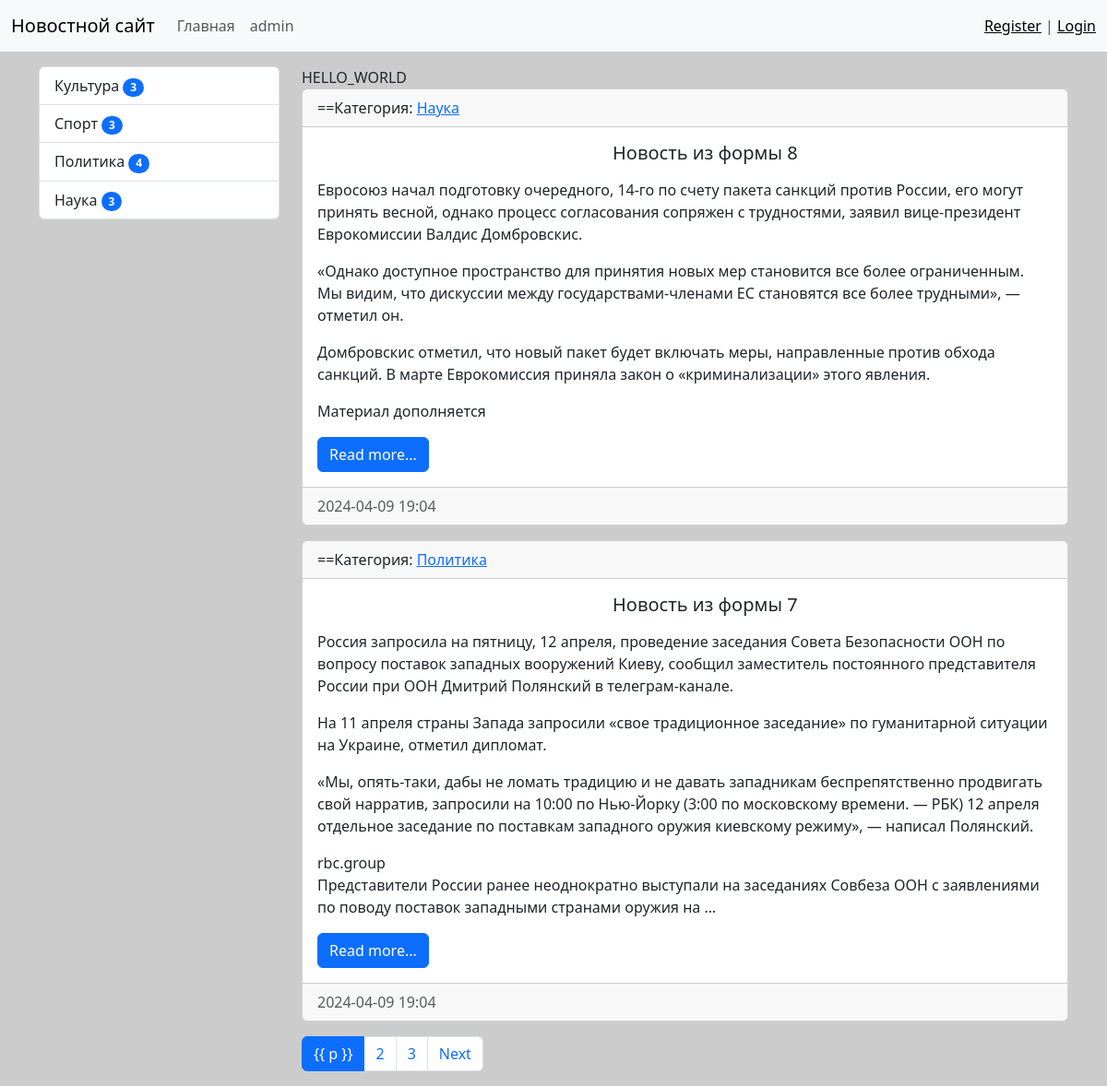
The page / on the database its author committed.
### news/models.py (models this page shows, shortened)
class Category(models.Model):
    title = models.CharField(max_length=150, db_index=True, verbose_name='Наименование категории')
    class Meta:
        verbose_name = 'Категория'
        verbose_name_plural = 'Категории'
        ordering = ['title']
    def get_absolute_url(self):
        return reverse('category', kwargs={'category_id': self.pk})
    def __str__(self):
        return self.title

class News(models.Model):
    title = models.CharField(max_length=150, verbose_name='Наименование')
    content = models.TextField(blank=True, verbose_name='Контент')
    created_at = models.DateTimeField(auto_now_add=True, verbose_name='Создано')
    updated_at = models.DateTimeField(auto_now=True, verbose_name='Изменено')
    photo = models.ImageField(upload_to='photos/%Y/%m/%d/', blank=True, verbose_name='Фото')
    is_published = models.BooleanField(default=True, verbose_name='Опубликовано')
    category = models.ForeignKey('Category', on_delete=models.PROTECT, verbose_name='Категория')
    views = models.IntegerField(default=0, verbose_name='Просмотры')
    def get_absolute_url(self):
        return reverse('view_news', kwargs={'pk': self.pk})
    class Meta:
        verbose_name = 'Новость'
        verbose_name_plural = 'Новости'
        ordering = ['-created_at']

### news/views.py (the view)
# urls.py: path('', HomeNews.as_view(), name='home'),
class HomeNews(MyMixin, ListView):
    model = News
    template_name = 'news/home_news_list.html'
    context_object_name = 'news'
    mixin_prop = 'hello_world'
    paginate_by = 2
    def get_context_data(self, *, object_list=None, **kwargs):
        context = super().get_context_data(**kwargs)
        context['title'] = self.get_upper('Главная страница')
        context['mixin_prop'] = self.get_prop()
        return context
    def get_queryset(self):
        return News.objects.filter(is_published=True).select_related('category')

### news/templatetags/news_tags.py (called while the page is built)
@register.inclusion_tag('news/list_categories.html')
def show_categories(arg1='Hello', arg2='world'):
    categories = Category.objects.annotate(cnt=Count('news', filter=F('news__is_published'))).filter(cnt__gt=0)
    return {"categories": categories, 'arg1': arg1, 'arg2': arg2}

### news/utils.py (called while the page is built)
    def get_prop(self):
        return self.mixin_prop.upper()

    def get_upper(self, s):
        if isinstance(s, str):
            return s.upper()
        return s.title.upper()

### news/templates/news/home_news_list.html (shortened to what this page needs)
{% extends 'base.html' %}
{% block sidebar %}
{% include 'inc/_sidebar.html' %}
{% endblock %}
{% block content %}
{{ mixin_prop }}
{% for item in news %}
<div class="card mb-3">
    <div class="card-header">
        ==Категория: <a href="">{{ item.category }}</a>
    </div>
    <div class="card-body">
        <div class="media">
            <div class="media-body">
                <h5 class="card-title">{{ item.title }}</h5>
                <p class="card-text">{{ item.content|linebreaks|truncatewords:100 }}</p>
                <a href="{{ item.get_absolute_url }}" class="btn btn-primary">Read more...</a>
            </div>
        </div>
    </div>
    <div class="card-footer text-body-secondary">
        {{ item.created_at|date:"Y-m-d H:m" }}
    </div>
</div>
{% endfor %}
{% endblock %}

### news/templates/news/list_categories.html
<div class="list-group">
    {% for cat in categories %}
    <a href="{{ cat.get_absolute_url }}" class="list-group-item list-group-item-action">{{ cat.title }}
    <span class="badge text-bg-primary rounded-pill">{{ cat.cnt }}</span></a>
    {% endfor %}
</div>

### mysite/static/css/style.css (style rules this page uses)
body { background-color: #ccc; }

### rows shown on the page
Category: title "Культура", cnt "3"
Category: title "Спорт", cnt "3"
Category: title "Политика", cnt "4"
Category: title "Наука", cnt "3"
News: category "Наука", title "Новость из формы 8", content "Евросоюз начал подготовку очередного, 14-го по счету пакета санкций против России, его могут принять весной, однако процесс согласования сопряжен с трудностями, заявил вице-президент Еврокомиссии Валдис Домбровскис. «Однако доступное пространство для принятия новых мер становится все более ограниченным. Мы видим, что дискуссии между государствами-членами ЕС становятся все более трудными», — отметил он. Домбровскис отметил, что новый пакет будет включать меры, направленные против обхода санкций. В марте Еврокомиссия приняла закон о «криминализации» этого явления. Материал дополняется", created_at "2024-04-09 19:04"
News: category "Политика", title "Новость из формы 7", content "Россия запросила на пятницу, 12 апреля, проведение заседания Совета Безопасности ООН по вопросу поставок западных вооружений Киеву, сообщил заместитель постоянного представителя России при ООН Дмитрий Полянский в телеграм-канале. На 11 апреля страны Запада запросили «свое традиционное заседание» по гуманитарной ситуации на Украине, отметил дипломат. «Мы, опять-таки, дабы не ломать традицию и не давать западникам беспрепятственно продвигать свой нарратив, запросили на 10:00 по Нью-Йорку (3:00 по московскому времени. — РБК) 12 апреля отдельное заседание по поставкам западного оружия киевскому режиму», — написал Полянский. rbc.group Представители России ранее неоднократно выступали на…", created_at "2024-04-09 19:04"

### other values the page prints
{{ mixin_prop }} "HELLO_WORLD"
{{ p }} "2" "3"
